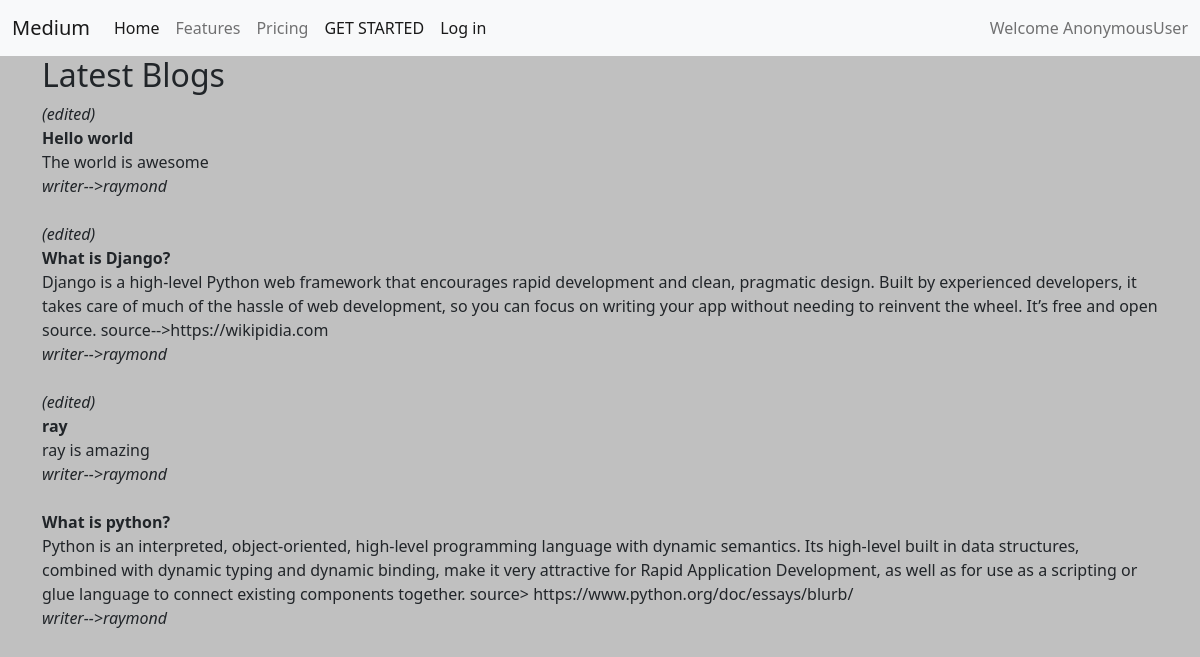
Page /home/ on the earlier database version.
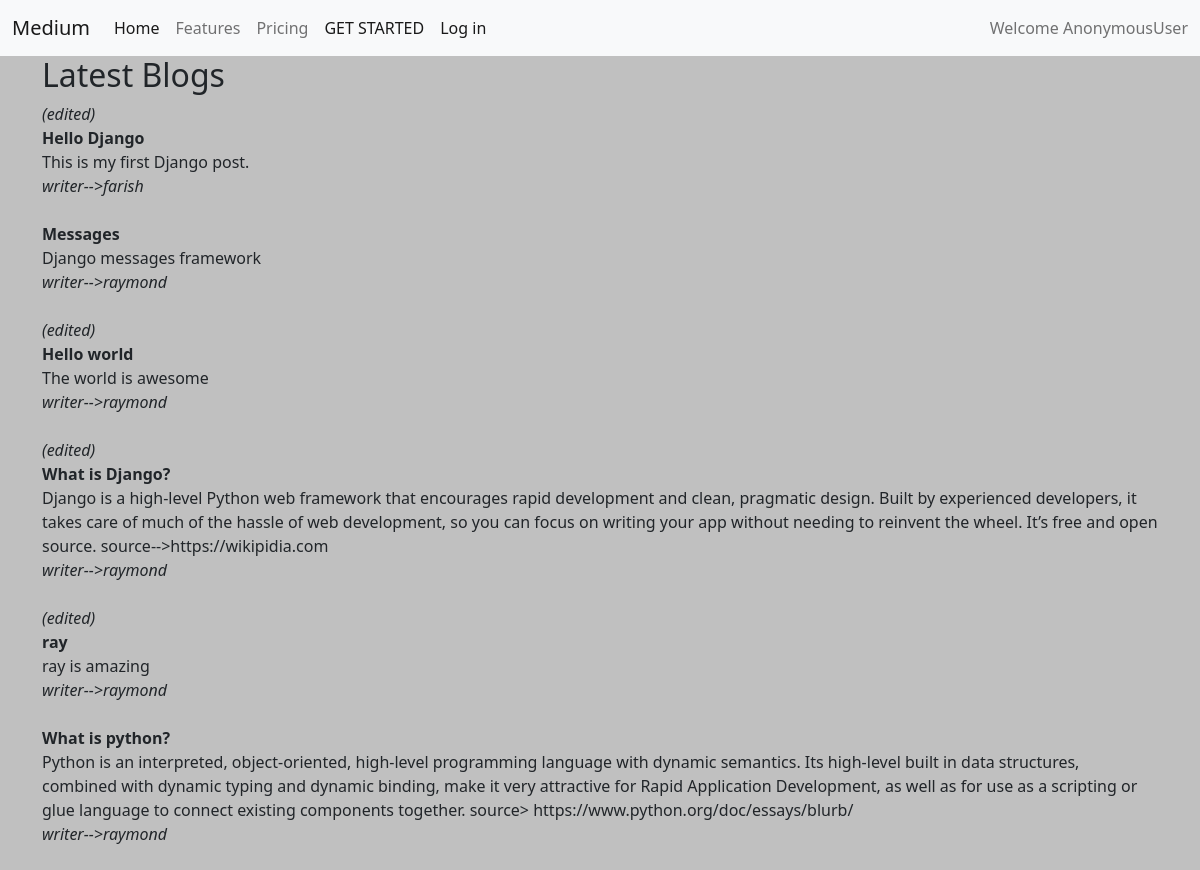
Same page on the later database version.
### posts/models.py (models this page shows, shortened)
class BlogPost(models.Model):
    user = models.ForeignKey(settings.AUTH_USER_MODEL, on_delete=models.CASCADE)
    title = models.CharField(max_length=150)
    slug = models.SlugField(blank = True)
    content =models.TextField()
    date_created = models.DateTimeField(auto_now_add = True)
    date_updated = models.DateTimeField(auto_now = True)

### users/models.py (models this page shows, shortened)
class User(AbstractBaseUser,PermissionsMixin):
    username_validator = ASCIIUsernameValidator()
    username = models.CharField(
        _("username"),
        max_length=150,
        unique=True,
        help_text=_(
            "Required."
        ),
        validators=[username_validator],
        error_messages={
            "unique": _("A user with that username already exists."),
        },
    )
    first_name = models.CharField(_("first name"), max_length=150)
    last_name = models.CharField(_("last name"), max_length=150)
    email = models.EmailField(_("email address"))
    email_displayed = models.BooleanField(default=False)
    is_staff = models.BooleanField(
        _("staff status"),
        default=False,
        help_text=_("Designates whether the user can log into this admin site."),
    )
    is_active = models.BooleanField(
        _("active"),
        default=True,
        help_text=_(
            "Designates whether this user should be treated as active. "
            "Unselect this instead of deleting accounts."
        ),
    )
    date_joined = models.DateTimeField(_("date joined"), default=timezone.now)
    objects = UserManager()
    EMAIL_FIELD = "email"
    USERNAME_FIELD = "username"
    REQUIRED_FIELDS = ["email"]

### posts/views.py (the view)
# urls.py: path("home/", views.HomeView.as_view(), name="home"),
class HomeView(ListView):
    model = BlogPost
    context_object_name = "latest_posts"
    template_name = "posts/home.html"
    ordering = ['-date_updated']

### posts/templates/posts/home.html (shortened to what this page needs)
{% extends 'base.html' %}
{% block content %}
   <h2>Latest Blogs</h2>
         {% for post in latest_posts %}
      <div>
        {% if post.date_updated != post.date_created%}
        <i>(edited)</i><br>
        <strong>{{ post.title }}</strong><br>
        {% else %}
        <strong>{{ post.title }}</strong><br>
        {% endif %}
         {{ post.content }}<br>
         <i>writer-->{{ post.user}}</i> <br><br>
      </div>
         {% endfor %}
{% endblock content %}

### templates/base.html (shortened to what this page needs)
<!DOCTYPE html>
<html lang="en">
<head>
    <link href="https://cdn.jsdelivr.net/npm/bootstrap@5.2.0-beta1/dist/css/bootstrap.min.css" rel="stylesheet">
</head>
<body>
    {% include "navbar.html" %}
    <div class="container">
    {% block content %}
    {% endblock content %}
    </div>
</body>
</html>

### templates/navbar.html (shortened to what this page needs)
{% url 'posts:home' as home %}
{% url 'users:logout' as logout %}
{% url 'users:login' as login %}
{% url 'users:signup' as signup %}
{% url 'users:change_password' as change_password %}
{% url 'posts:profile' user.username as profile %}
<nav class="navbar navbar-expand-lg bg-light">
    <div class="container-fluid">
      <a class="navbar-brand" href="{{ home }}">Medium</a>
      <div class="collapse navbar-collapse" id="navbarText">
        <ul class="navbar-nav me-auto mb-2 mb-lg-0">
          <li class="nav-item">
            <a class="nav-link active" aria-current="page" href="{{home}}">Home</a>
          </li>
          <li class="nav-item">
            <a class="nav-link" href="#">Features</a>
          </li>
          <li class="nav-item">
            <a class="nav-link" href="#">Pricing</a>
          </li>
          {% if user.is_authenticated %}
          <li class="nav-item dropdown">
            <a class="nav-link dropdown-toggle" href="#" id="navbarDropdown" role="button" data-bs-toggle="dropdown" aria-expanded="false">
              Dropdown
            </a>
            <ul class="dropdown-menu" aria-labelledby="navbarDropdown">
              <li><a class="dropdown-item" href="{{profile}}">Profile</a></li>
              <li><a class="dropdown-item" href="{{ change_password}}">Change Password</a></li>
              <li><a class="dropdown-item" href="{% url 'users:edit_user' user.id %}">Update Account</a></li>
              <li><hr class="dropdown-divider"></li>
              <li><a class="dropdown-item" href="{{logout}}">Log out</a></li>
            </ul>
          </li>
          {% else %}
          <li class="nav-item">
            <a class="nav-link active" href="{{ signup }}">GET STARTED</a>
          </li>
          <li class="nav-item">
            <a class="nav-link active" href="{{ login }}">Log in </a>
          </li>
          {% endif %}
        </ul>
        <span class="navbar-text">
           Welcome {{user}}
        </span>
      </div>
    </div>
  </nav>

### templates/base.html (style rules this page uses)
body { background-color:silver; }

Differences in the rows shown:
added BlogPost: title "Hello Django", content "This is my first Django post.", user "farish"
added BlogPost: title "Messages", content "Django messages framework", user "raymond"
